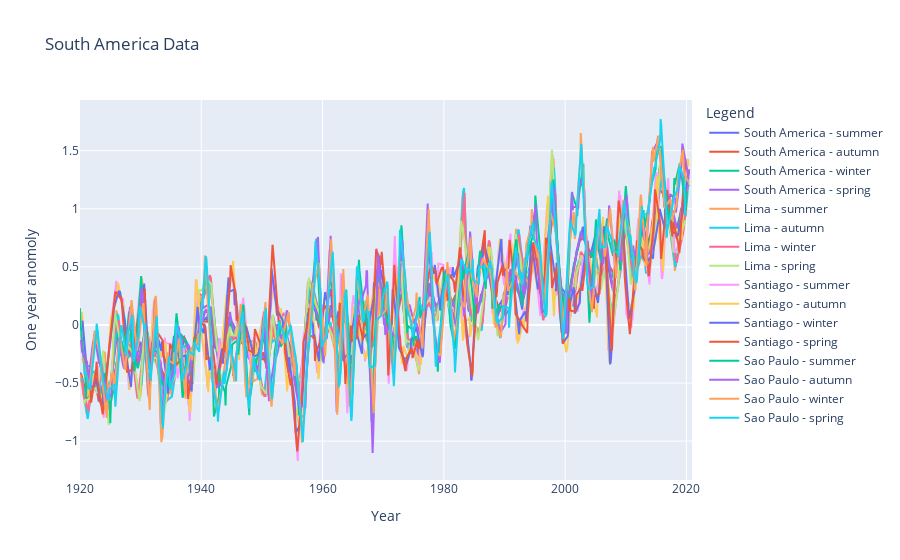

The notebook cell saved with this chart:
### Code cell
fig = go.Figure()

fig.add_trace(go.Scatter(x=south_america_summer['timestamp'], y=south_america_summer['one_yr_anom'], name='South America - summer') )
fig.add_trace(go.Scatter(x=south_america_autumn['timestamp'], y=south_america_autumn['one_yr_anom'], name='South America - autumn') )
fig.add_trace(go.Scatter(x=south_america_winter['timestamp'], y=south_america_winter['one_yr_anom'], name='South America - winter') )
fig.add_trace(go.Scatter(x=south_america_spring['timestamp'], y=south_america_spring['one_yr_anom'], name='South America - spring') )

fig.add_trace(go.Scatter(x=lima_summer['timestamp'], y=lima_summer['one_yr_anom'], name='Lima - summer') )
fig.add_trace(go.Scatter(x=lima_autumn['timestamp'], y=lima_autumn['one_yr_anom'], name='Lima - autumn') )
fig.add_trace(go.Scatter(x=lima_winter['timestamp'], y=lima_winter['one_yr_anom'], name='Lima - winter') )
fig.add_trace(go.Scatter(x=lima_spring['timestamp'], y=lima_spring['one_yr_anom'], name='Lima - spring') )

fig.add_trace(go.Scatter(x=santiago_summer['timestamp'], y=santiago_summer['one_yr_anom'], name='Santiago - summer') )
fig.add_trace(go.Scatter(x=santiago_autumn['timestamp'], y=santiago_autumn['one_yr_anom'], name='Santiago - autumn') )
fig.add_trace(go.Scatter(x=santiago_winter['timestamp'], y=santiago_winter['one_yr_anom'], name='Santiago - winter') )
fig.add_trace(go.Scatter(x=santiago_spring['timestamp'], y=santiago_spring['one_yr_anom'], name='Santiago - spring') )

fig.add_trace(go.Scatter(x=saopaulo_summer['timestamp'], y=saopaulo_summer['one_yr_anom'], name='Sao Paulo - summer') )
fig.add_trace(go.Scatter(x=saopaulo_autumn['timestamp'], y=saopaulo_autumn['one_yr_anom'], name='Sao Paulo - autumn') )
fig.add_trace(go.Scatter(x=saopaulo_winter['timestamp'], y=saopaulo_winter['one_yr_anom'], name='Sao Paulo - winter') )
fig.add_trace(go.Scatter(x=saopaulo_spring['timestamp'], y=saopaulo_spring['one_yr_anom'], name='Sao Paulo - spring') )

fig.update_layout(title='South America Data',
                  xaxis_title='Year',
                  yaxis_title='One year anomoly',
                  legend_title='Legend')

fig.show()

### Figure 1 — Plotly figure (JSON) as saved in the notebook; plotly's stock layout.template omitted (floating-point values rounded to 4 significant figures; data arrays with more than 128 entries replaced by an {"elided": "..."} marker saying what was removed)
{"data": [{"name": "South America - summer", "type": "scatter", "x": {"elided": "303 str values"}, "y": {"elided": "303 float values"}}, {"name": "South America - autumn", "type": "scatter", "x": {"elided": "303 str values"}, "y": {"elided": "303 float values"}}, {"name": "South America - winter", "type": "scatter", "x": {"elided": "303 str values"}, "y": {"elided": "303 float values"}}, {"name": "South America - spring", "type": "scatter", "x": {"elided": "303 str values"}, "y": {"elided": "303 float values"}}, {"name": "Lima - summer", "type": "scatter", "x": {"elided": "303 str values"}, "y": {"elided": "303 float values"}}, {"name": "Lima - autumn", "type": "scatter", "x": {"elided": "303 str values"}, "y": {"elided": "303 float values"}}, {"name": "Lima - winter", "type": "scatter", "x": {"elided": "303 str values"}, "y": {"elided": "303 float values"}}, {"name": "Lima - spring", "type": "scatter", "x": {"elided": "303 str values"}, "y": {"elided": "303 float values"}}, {"name": "Santiago - summer", "type": "scatter", "x": {"elided": "303 str values"}, "y": {"elided": "303 float values"}}, {"name": "Santiago - autumn", "type": "scatter", "x": {"elided": "303 str values"}, "y": {"elided": "303 float values"}}, {"name": "Santiago - winter", "type": "scatter", "x": {"elided": "303 str values"}, "y": {"elided": "303 float values"}}, {"name": "Santiago - spring", "type": "scatter", "x": {"elided": "303 str values"}, "y": {"elided": "303 float values"}}, {"name": "Sao Paulo - summer", "type": "scatter", "x": {"elided": "303 str values"}, "y": {"elided": "303 float values"}}, {"name": "Sao Paulo - autumn", "type": "scatter", "x": {"elided": "303 str values"}, "y": {"elided": "303 float values"}}, {"name": "Sao Paulo - winter", "type": "scatter", "x": {"elided": "303 str values"}, "y": {"elided": "303 float values"}}, {"name": "Sao Paulo - spring", "type": "scatter", "x": {"elided": "303 str values"}, "y": {"elided": "303 float values"}}], "layout": {"legend": {"title": {"text": "Legend"}}, "title": {"text": "South America Data"}, "xaxis": {"title": {"text": "Year"}}, "yaxis": {"title": {"text": "One year anomoly"}}}}
